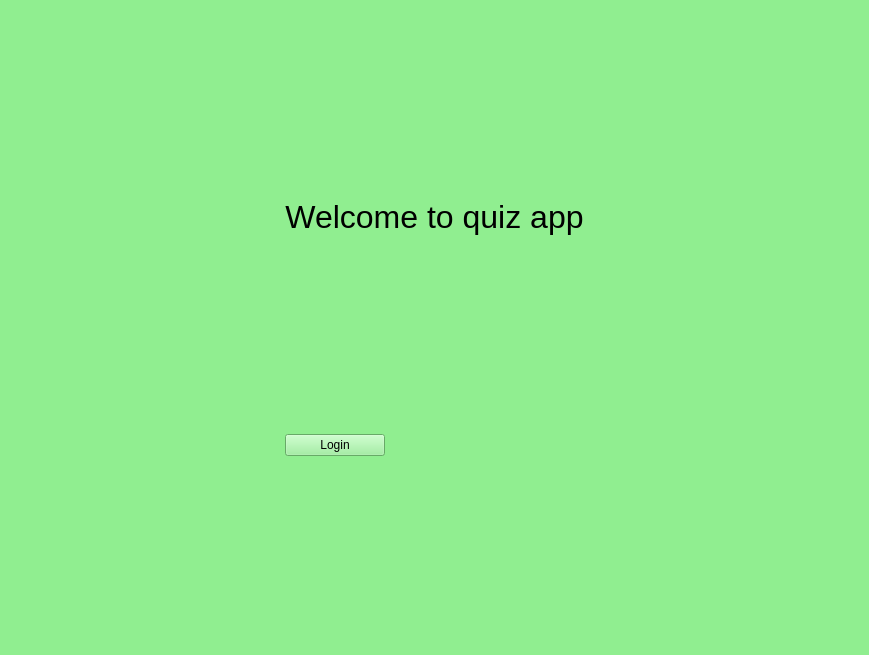
<?xml version="1.0" encoding="UTF-8"?>
<ui version="4.0">
 <class>quizappClass</class>
 <widget class="QMainWindow" name="quizappClass">
  <property name="geometry">
   <rect>
    <x>0</x>
    <y>0</y>
    <width>869</width>
    <height>655</height>
   </rect>
  </property>
  <property name="windowTitle">
   <string>quizapp</string>
  </property>
  <property name="styleSheet">
   <string notr="true">background: #f0f0f0;
color: black;</string>
  </property>
  <widget class="QWidget" name="centralWidget">
   <layout class="QGridLayout" name="gridLayout">
    <property name="leftMargin">
     <number>0</number>
    </property>
    <property name="topMargin">
     <number>0</number>
    </property>
    <property name="rightMargin">
     <number>0</number>
    </property>
    <property name="bottomMargin">
     <number>0</number>
    </property>
    <property name="spacing">
     <number>0</number>
    </property>
    <item row="0" column="0">
     <widget class="QStackedWidget" name="stackedWidget">
      <property name="sizePolicy">
       <sizepolicy hsizetype="Expanding" vsizetype="Expanding">
        <horstretch>0</horstretch>
        <verstretch>0</verstretch>
       </sizepolicy>
      </property>
      <property name="currentIndex">
       <number>0</number>
      </property>
      <widget class="QWidget" name="page">
       <property name="layoutDirection">
        <enum>Qt::LayoutDirection::LeftToRight</enum>
       </property>
       <property name="styleSheet">
        <string notr="true">background: lightgreen;
</string>
       </property>
       <layout class="QGridLayout" name="gridLayout_2">
        <property name="sizeConstraint">
         <enum>QLayout::SizeConstraint::SetDefaultConstraint</enum>
        </property>
        <property name="leftMargin">
         <number>0</number>
        </property>
        <property name="topMargin">
         <number>0</number>
        </property>
        <property name="rightMargin">
         <number>0</number>
        </property>
        <property name="bottomMargin">
         <number>0</number>
        </property>
        <property name="spacing">
         <number>0</number>
        </property>
        <item row="1" column="0">
         <widget class="QLabel" name="welcome_label">
          <property name="text">
           <string>&lt;html&gt;&lt;head/&gt;&lt;body&gt;&lt;p align=&quot;center&quot;&gt;&lt;span style=&quot; font-size:24pt;&quot;&gt;Welcome to quiz app&lt;/span&gt;&lt;/p&gt;&lt;/body&gt;&lt;/html&gt;</string>
          </property>
         </widget>
        </item>
        <item row="4" column="0">
         <spacer name="verticalSpacer">
          <property name="orientation">
           <enum>Qt::Orientation::Vertical</enum>
          </property>
          <property name="sizeHint" stdset="0">
           <size>
            <width>20</width>
            <height>40</height>
           </size>
          </property>
         </spacer>
        </item>
        <item row="3" column="0">
         <widget class="QPushButton" name="login_btn">
          <property name="enabled">
           <bool>true</bool>
          </property>
          <property name="sizePolicy">
           <sizepolicy hsizetype="Preferred" vsizetype="Preferred">
            <horstretch>0</horstretch>
            <verstretch>0</verstretch>
           </sizepolicy>
          </property>
          <property name="minimumSize">
           <size>
            <width>0</width>
            <height>0</height>
           </size>
          </property>
          <property name="maximumSize">
           <size>
            <width>100</width>
            <height>50</height>
           </size>
          </property>
          <property name="layoutDirection">
           <enum>Qt::LayoutDirection::LeftToRight</enum>
          </property>
          <property name="styleSheet">
           <string notr="true"/>
          </property>
          <property name="text">
           <string>Login</string>
          </property>
         </widget>
        </item>
        <item row="0" column="0">
         <spacer name="verticalSpacer_2">
          <property name="orientation">
           <enum>Qt::Orientation::Vertical</enum>
          </property>
          <property name="sizeHint" stdset="0">
           <size>
            <width>20</width>
            <height>40</height>
           </size>
          </property>
         </spacer>
        </item>
        <item row="2" column="0">
         <spacer name="verticalSpacer_3">
          <property name="orientation">
           <enum>Qt::Orientation::Vertical</enum>
          </property>
          <property name="sizeHint" stdset="0">
           <size>
            <width>20</width>
            <height>40</height>
           </size>
          </property>
         </spacer>
        </item>
       </layout>
      </widget>
      <widget class="QWidget" name="page_2">
       <property name="styleSheet">
        <string notr="true">background: #f2e4a9;</string>
       </property>
       <layout class="QGridLayout" name="gridLayout_3">
        <item row="8" column="1">
         <widget class="QRadioButton" name="answer_D">
          <property name="text">
           <string>D I am eating kebab</string>
          </property>
         </widget>
        </item>
        <item row="6" column="2">
         <spacer name="horizontalSpacer_2">
          <property name="orientation">
           <enum>Qt::Orientation::Horizontal</enum>
          </property>
          <property name="sizeHint" stdset="0">
           <size>
            <width>40</width>
            <height>20</height>
           </size>
          </property>
         </spacer>
        </item>
        <item row="11" column="1">
         <spacer name="verticalSpacer_6">
          <property name="orientation">
           <enum>Qt::Orientation::Vertical</enum>
          </property>
          <property name="sizeHint" stdset="0">
           <size>
            <width>20</width>
            <height>40</height>
           </size>
          </property>
         </spacer>
        </item>
        <item row="0" column="1">
         <spacer name="verticalSpacer_5">
          <property name="orientation">
           <enum>Qt::Orientation::Vertical</enum>
          </property>
          <property name="sizeHint" stdset="0">
           <size>
            <width>20</width>
            <height>40</height>
           </size>
          </property>
         </spacer>
        </item>
        <item row="4" column="1">
         <widget class="QLineEdit" name="answer_text">
          <property name="styleSheet">
           <string notr="true">background-color: azure;</string>
          </property>
          <property name="text">
           <string/>
          </property>
         </widget>
        </item>
        <item row="5" column="1">
         <widget class="QRadioButton" name="answer_A">
          <property name="text">
           <string>A I am fine</string>
          </property>
         </widget>
        </item>
        <item row="9" column="1">
         <widget class="QPushButton" name="submit_btn">
          <property name="text">
           <string>submit</string>
          </property>
         </widget>
        </item>
        <item row="2" column="1">
         <spacer name="verticalSpacer_4">
          <property name="orientation">
           <enum>Qt::Orientation::Vertical</enum>
          </property>
          <property name="sizeHint" stdset="0">
           <size>
            <width>20</width>
            <height>40</height>
           </size>
          </property>
         </spacer>
        </item>
        <item row="6" column="1">
         <widget class="QRadioButton" name="answer_B">
          <property name="text">
           <string>B I am fat</string>
          </property>
         </widget>
        </item>
        <item row="3" column="1">
         <layout class="QHBoxLayout" name="horizontalLayout_2">
          <item>
           <spacer name="horizontalSpacer_3">
            <property name="orientation">
             <enum>Qt::Orientation::Horizontal</enum>
            </property>
            <property name="sizeHint" stdset="0">
             <size>
              <width>40</width>
              <height>20</height>
             </size>
            </property>
           </spacer>
          </item>
          <item>
           <widget class="QCheckBox" name="checkBox">
            <property name="text">
             <string>yesss</string>
            </property>
           </widget>
          </item>
          <item>
           <spacer name="horizontalSpacer_4">
            <property name="orientation">
             <enum>Qt::Orientation::Horizontal</enum>
            </property>
            <property name="sizeHint" stdset="0">
             <size>
              <width>40</width>
              <height>20</height>
             </size>
            </property>
           </spacer>
          </item>
         </layout>
        </item>
        <item row="10" column="1">
         <layout class="QVBoxLayout" name="verticalLayout"/>
        </item>
        <item row="0" column="0">
         <widget class="QPushButton" name="back_btn">
          <property name="maximumSize">
           <size>
            <width>100</width>
            <height>16777215</height>
           </size>
          </property>
          <property name="styleSheet">
           <string notr="true">background: #00beef;
</string>
          </property>
          <property name="text">
           <string>back</string>
          </property>
         </widget>
        </item>
        <item row="5" column="0">
         <spacer name="horizontalSpacer">
          <property name="orientation">
           <enum>Qt::Orientation::Horizontal</enum>
          </property>
          <property name="sizeHint" stdset="0">
           <size>
            <width>40</width>
            <height>20</height>
           </size>
          </property>
         </spacer>
        </item>
        <item row="1" column="1">
         <widget class="QLabel" name="label_2">
          <property name="text">
           <string>&lt;html&gt;&lt;head/&gt;&lt;body&gt;&lt;p align=&quot;center&quot;&gt;&lt;span style=&quot; font-size:36pt;&quot;&gt;Question1&lt;/span&gt;&lt;/p&gt;&lt;p align=&quot;center&quot;&gt;&lt;span style=&quot; font-size:36pt;&quot;&gt;how r u&lt;/span&gt;&lt;/p&gt;&lt;p align=&quot;center&quot;&gt;&lt;br/&gt;&lt;/p&gt;&lt;/body&gt;&lt;/html&gt;</string>
          </property>
         </widget>
        </item>
        <item row="7" column="1">
         <widget class="QRadioButton" name="answer_C">
          <property name="text">
           <string>C I am sad</string>
          </property>
         </widget>
        </item>
       </layout>
      </widget>
      <widget class="QWidget" name="page_3">
       <property name="styleSheet">
        <string notr="true"/>
       </property>
       <widget class="QLabel" name="answer_label">
        <property name="geometry">
         <rect>
          <x>310</x>
          <y>240</y>
          <width>251</width>
          <height>171</height>
         </rect>
        </property>
        <property name="text">
         <string>&lt;html&gt;&lt;head/&gt;&lt;body&gt;&lt;p align=&quot;center&quot;&gt;&lt;span style=&quot; font-size:28pt;&quot;&gt;TextLabel&lt;/span&gt;&lt;/p&gt;&lt;/body&gt;&lt;/html&gt;</string>
        </property>
       </widget>
       <widget class="QPushButton" name="back_btn_2">
        <property name="geometry">
         <rect>
          <x>0</x>
          <y>0</y>
          <width>100</width>
          <height>24</height>
         </rect>
        </property>
        <property name="maximumSize">
         <size>
          <width>100</width>
          <height>16777215</height>
         </size>
        </property>
        <property name="styleSheet">
         <string notr="true">background: #00beef;
</string>
        </property>
        <property name="text">
         <string>back</string>
        </property>
       </widget>
      </widget>
     </widget>
    </item>
   </layout>
  </widget>
 </widget>
 <layoutdefault spacing="6" margin="11"/>
 <resources>
  <include location="quizapp.qrc"/>
 </resources>
 <connections/>
</ui>
